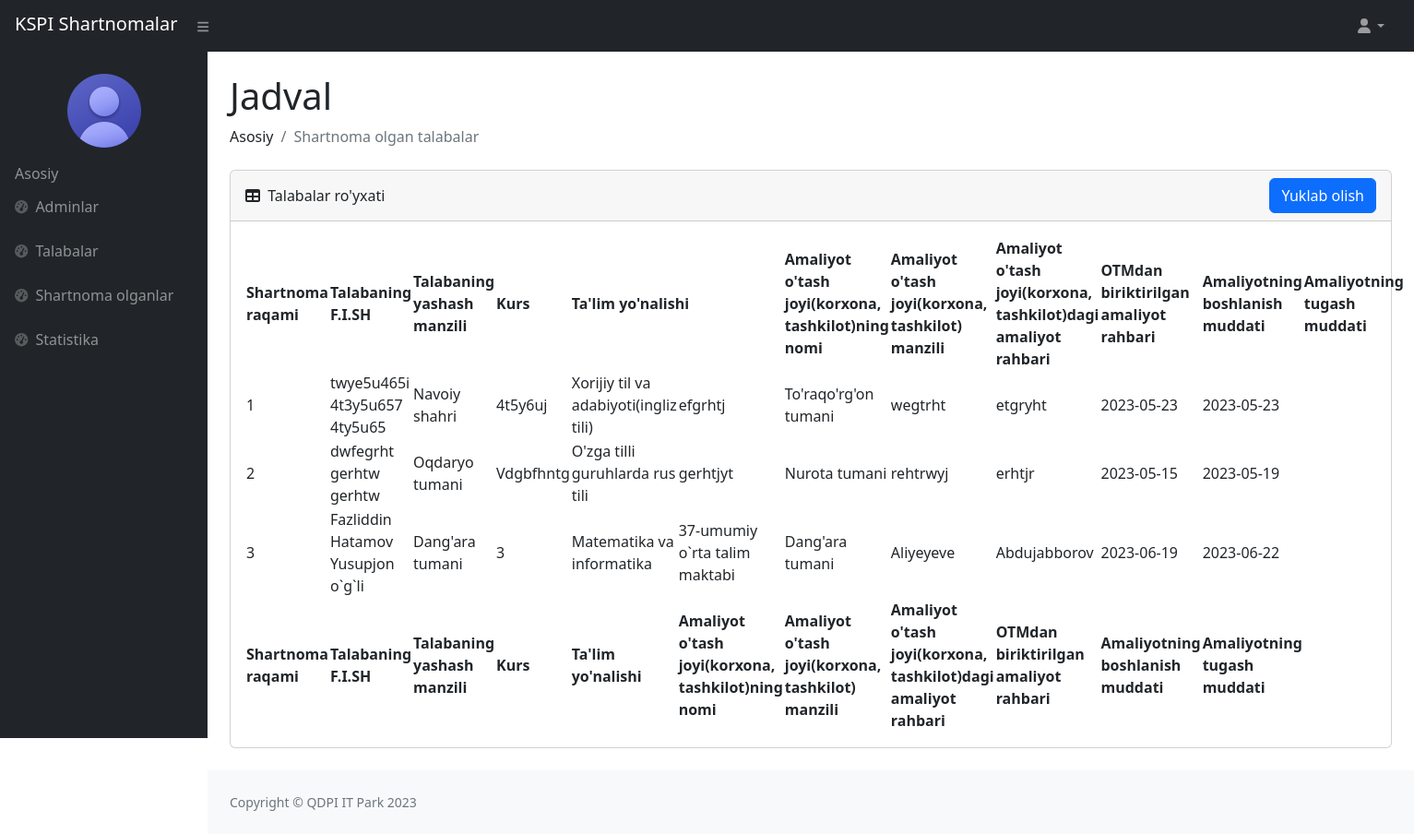
/shartnoma_olgan/, run on the app's committed database.
### pdf/models.py (models this page shows)
class Pdf(models.Model):
    talaba_id = models.CharField(max_length=10, blank=True)
    shartnoma_raqami = models.CharField(max_length=100, blank=True)
    talaba_f_i_sh = models.CharField(max_length=100, blank=True)
    talaba_manzil = models.CharField(max_length=100, blank=True)
    talaba_fakulteti = models.CharField(max_length=200, blank=True)
    talaba_yonalishi = models.CharField(max_length=100, blank=True)
    talaba_kurs = models.CharField(max_length=100, blank=True)
    talaba_shifr = models.CharField(max_length=100, blank=True)
    talaba_nomer = models.CharField(max_length=200, blank=True)
    amaliyot_joyi = models.CharField(max_length=100, blank=True)
    amaliyot_manzili = models.CharField(max_length=100, blank=True)
    amaliyot_rahbari = models.CharField(max_length=100, blank=True)
    biriktirilgan_rahbar = models.CharField(max_length=100, blank=True)
    amaliyot_turi = models.CharField(max_length=100, blank=True)
    amaliyot_boshlanishi = models.CharField(max_length=100, blank=True)
    amaliyot_tugashi = models.CharField(max_length=100, blank=True)
    amaliyot_buyruq_raqami = models.CharField(max_length=100, blank=True)
    korxona_nomi = models.CharField(max_length=200, blank=True)

### users/views.py (the view, shortened to what this page needs)
# urls.py: path('shartnoma_olgan/', shartnoma_olgan, name='shartnoma_olgan'),
def shartnoma_olgan(request):
    pdf = Pdf.objects.all()
    talaba_id = User.objects.all()
    for t in talaba_id:
        amaliyotlar = Amaliyot.objects.filter(talaba=t.id)
        if amaliyotlar:
            for a in  amaliyotlar:
                shifr = ''
                buyruq_raqam = ''
                talabalar = Pdf.objects.filter(talaba_id=t.id)
                if talabalar:
                    talaba = f'{t.first_name} {t.last_name} {t.sharif}'
                    data = get_object_or_404(Pdf, talaba_id=t.id)
                    data.talaba_f_i_sh = talaba
                    data.talaba_manzil = t.tuman
                    data.talaba_kurs = t.kurs
                    data.talaba_shifr=shifr
                    data.talaba_yonalishi=t.yonalish
                    data.amaliyot_joyi=a.muassasa
                    data.amaliyot_manzili=a.tuman_a
                    data.amaliyot_rahbari=a.a_rahbari
                    data.biriktirilgan_rahbar=a.o_a_rahbari
                    data.amaliyot_turi=a.a_turi
                    data.amaliyot_boshlanishi=a.b_sana
                    data.amaliyot_tugashi=a.t_sana
                    data.amaliyot_buyruq_raqami=buyruq_raqam
                    data.save()
                    print('update qilindi ')
        else:
            amaliyot = 'Hozirda mavjud emas'
    contex = {
        'pdf':pdf,
        'amaliyot':amaliyot,
    }
    return render(request, 'amaliyot/shartnoma_olgan.html', contex)

### templates/amaliyot/shartnoma_olgan.html (shortened to what this page needs)
{% load static %}
<!DOCTYPE html>
<html lang="en">
    <head>
        <link href="https://cdn.jsdelivr.net/npm/simple-datatables@7.1.2/dist/style.min.css" rel="stylesheet"/>
        <link rel="stylesheet" href="{% static '/superadmin/css/styles.css' %}">
    </head>
    <body class="sb-nav-fixed">
        <nav class="sb-topnav navbar navbar-expand navbar-dark bg-dark d-flex justify-content-between">
            <div>
                <a class="navbar-brand ps-3" href="{% url 'home' %}">KSPI Shartnomalar</a>
                <button class="btn btn-link btn-sm order-1 order-lg-0 me-4 me-lg-0 mx-2" id="sidebarToggle" href="#!"><i class="fas fa-bars"></i></button>
            </div>
            <ul class="navbar-nav ms-auto ms-md-0 me-3 me-lg-4">
                <li class="nav-item dropdown">
                    <a class="nav-link dropdown-toggle" id="navbarDropdown" href="#" role="button" data-bs-toggle="dropdown" aria-expanded="false"><i class="fas fa-user fa-fw"></i></a>
                </li>
            </ul>
        </nav>
        <div id="layoutSidenav">
            <div id="layoutSidenav_nav">
                <nav class="sb-sidenav accordion sb-sidenav-dark" id="sidenavAccordion">
                    <div class="sb-sidenav-menu">
                        <div class="info text-center mt-3 px-2">
                            <img class="rounded-circle mx-auto d-block img-fluid" src="{% static '/superadmin/img/account.png' %}" alt="Admin picture">
                        </div>
                        <div class="nav">
                            <div class="px-3">Asosiy</div>
                            <a class="nav-link" href="{% url 'adminlar' %}">
                                <div class="sb-nav-link-icon"><i class="fas fa-tachometer-alt"></i></div>
                                Adminlar
                            </a>
                            <a class="nav-link" href="{% url 'talabalar' %}">
                                <div class="sb-nav-link-icon"><i class="fas fa-tachometer-alt"></i></div>
                                Talabalar
                            </a>
                            <a class="nav-link" href="{% url 'shartnoma_olgan' %}">
                                <div class="sb-nav-link-icon"><i class="fas fa-tachometer-alt"></i></div>
                                Shartnoma olganlar
                            </a>
                            <a class="nav-link" href="#">
                                <div class="sb-nav-link-icon"><i class="fas fa-tachometer-alt"></i></div>
                                Statistika
                            </a>
                        </div>
                    </div>
                </nav>
            </div>
            <div id="layoutSidenav_content">
                <main>
                    <div class="container-fluid px-4">
                        <h1 class="mt-4">Jadval</h1>
                        <ol class="breadcrumb mb-4">
                            <li class="breadcrumb-item">Asosiy</li>
                            <li class="breadcrumb-item active">Shartnoma olgan talabalar</li>
                        </ol>
                        <div class="card mb-4">
                            <div class="card-header align-items-center d-flex justify-content-between">
                                <div class="col-md-4">
                                    <i class="fas fa-table me-1"></i>
                                    Talabalar ro'yxati
                                </div>
                                <div>
                                    <a class="btn btn-primary" href="{% url 'malumot_csv' %}">Yuklab olish</a>
                                </div>
                            </div>
                            <div class="card-body">
                                <table id="datatablesSimple">
                                    <thead>
                                        <tr>
                                            <th rowspan="2">Shartnoma raqami</th>
                                            <th rowspan="2">Talabaning F.I.SH</th>
                                            <th rowspan="2">Talabaning yashash manzili</th>
                                            <th rowspan="2">Kurs</th>
                                            <th colspan="2">Ta'lim yo'nalishi</th>
                                            <th rowspan="2">Amaliyot o'tash joyi(korxona,<br> tashkilot)ning nomi</th>
                                            <th rowspan="2">Amaliyot o'tash joyi(korxona,<br> tashkilot) manzili</th>
                                            <th rowspan="2">Amaliyot o'tash joyi(korxona,<br> tashkilot)dagi amaliyot <br>rahbari</th>
                                            <th rowspan="2">OTMdan biriktirilgan<br> amaliyot rahbari</th>
                                            <th rowspan="2">Amaliyotning boshlanish muddati</th>
                                            <th rowspan="2">Amaliyotning tugash muddati</th>
                                        </tr>
                                    </thead>
                                    <tfoot>
                                        <tr>
                                            <th>Shartnoma raqami</th>
                                            <th>Talabaning F.I.SH</th>
                                            <th>Talabaning yashash manzili</th>
                                            <th>Kurs</th>
                                            <th>Ta'lim yo'nalishi</th>
                                            <th>Amaliyot o'tash joyi(korxona,<br> tashkilot)ning nomi</th>
                                            <th>Amaliyot o'tash joyi(korxona,<br> tashkilot) manzili</th>
                                            <th>Amaliyot o'tash joyi(korxona,<br> tashkilot)dagi amaliyot <br>rahbari</th>
                                            <th>OTMdan biriktirilgan<br> amaliyot rahbari</th>
                                            <th>Amaliyotning boshlanish muddati</th>
                                            <th>Amaliyotning tugash muddati</th>
                                        </tr>
                                    </tfoot>
                                    <tbody>
                                        {% for sh in pdf %}
                                            <tr>
                                                <td>{{sh.shartnoma_raqami}}</td>
                                                <td>{{sh.talaba_f_i_sh}}</td>
                                                <td>{{sh.talaba_manzil}}</td>
                                                <td>{{sh.talaba_kurs}}</td>
                                                <td>{{sh.talaba_yonalishi}}</td>
                                                <td>{{sh.amaliyot_joyi}}</td>
                                                <td>{{sh.amaliyot_manzili}}</td>
                                                <td>{{sh.amaliyot_rahbari}}</td>
                                                <td>{{sh.biriktirilgan_rahbar}}</td>
                                                <td>{{sh.amaliyot_boshlanishi}}</td>
                                                <td>{{sh.amaliyot_tugashi}}</td>
                                            </tr>
                                        {% endfor %}
                                    </tbody>
                                </table>
                            </div>
                        </div>
                    </div>
                </main>
                <footer class="py-4 bg-light mt-auto">
                    <div class="container-fluid px-4">
                        <div class="d-flex align-items-center justify-content-between small">
                            <div class="text-muted">Copyright &copy; QDPI IT Park 2023</div>
                        </div>
                    </div>
                </footer>
            </div>
        </div>
    </body>
</html>

### data on the page
Pdf: shartnoma_raqami "1", talaba_f_i_sh "twye5u465i 4t3y5u657 4ty5u65", talaba_manzil "Navoiy shahri", talaba_kurs "4t5y6uj", talaba_yonalishi "Xorijiy til va adabiyoti(ingliz tili)", amaliyot_joyi "efgrhtj", amaliyot_manzili "To'raqo'rg'on tumani", amaliyot_rahbari "wegtrht", biriktirilgan_rahbar "etgryht", amaliyot_boshlanishi "2023-05-23", amaliyot_tugashi "2023-05-23"
Pdf: shartnoma_raqami "2", talaba_f_i_sh "dwfegrht gerhtw gerhtw", talaba_manzil "Oqdaryo tumani", talaba_kurs "Vdgbfhntg", talaba_yonalishi "O'zga tilli guruhlarda rus tili", amaliyot_joyi "gerhtjyt", amaliyot_manzili "Nurota tumani", amaliyot_rahbari "rehtrwyj", biriktirilgan_rahbar "erhtjr", amaliyot_boshlanishi "2023-05-15", amaliyot_tugashi "2023-05-19"
Pdf: shartnoma_raqami "3", talaba_f_i_sh "Fazliddin Hatamov Yusupjon o`g`li", talaba_manzil "Dang'ara tumani", talaba_kurs "3", talaba_yonalishi "Matematika va informatika", amaliyot_joyi "37-umumiy o`rta talim maktabi", amaliyot_manzili "Dang'ara tumani", amaliyot_rahbari "Aliyeyeve", biriktirilgan_rahbar "Abdujabborov", amaliyot_boshlanishi "2023-06-19", amaliyot_tugashi "2023-06-22"
